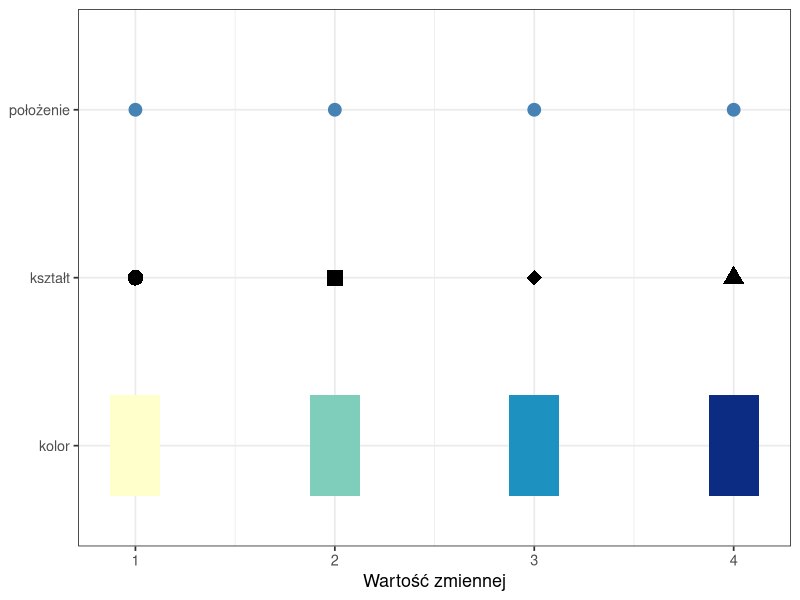
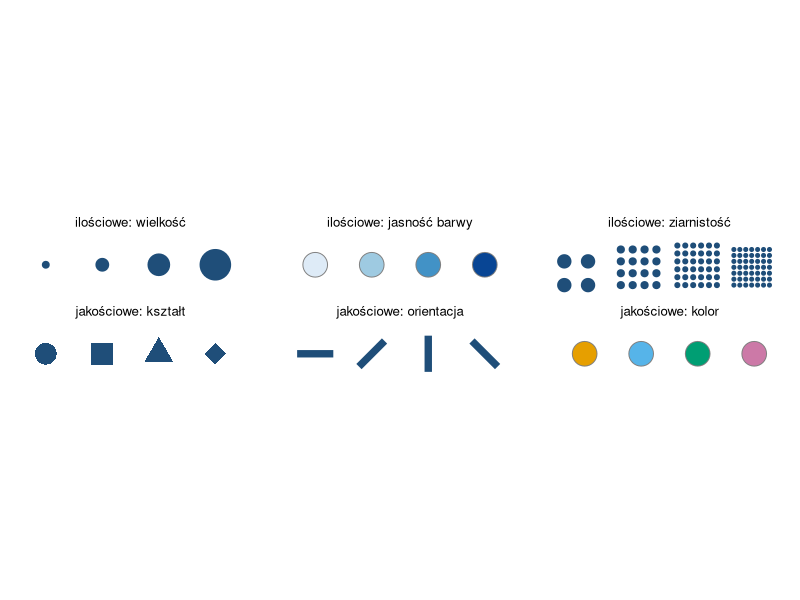
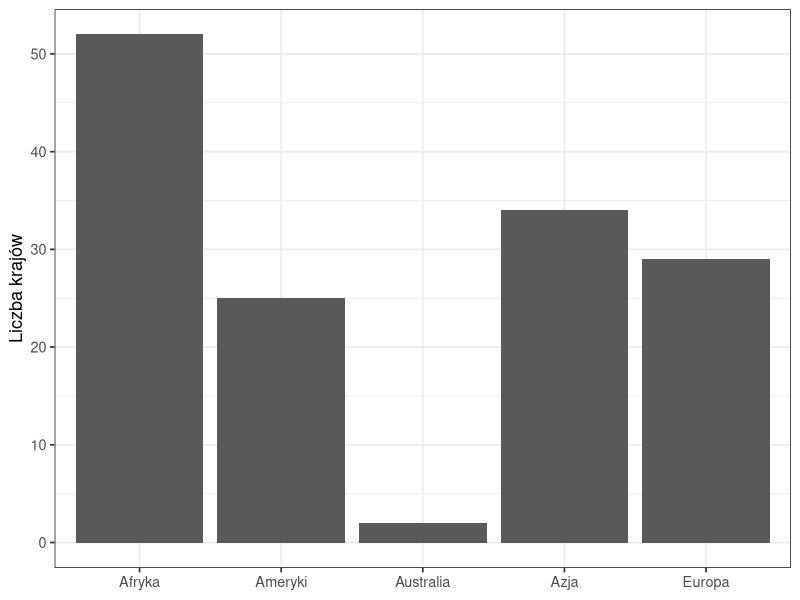
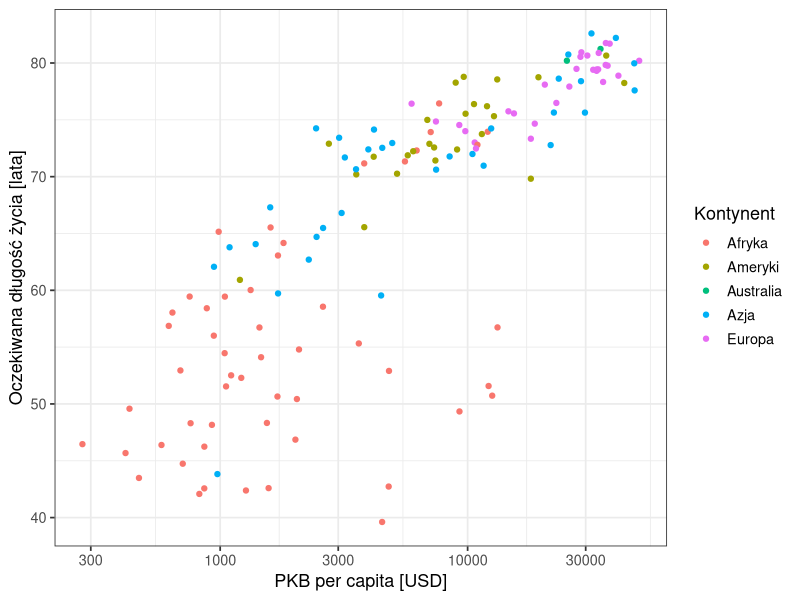

Write the R code that produced these figures, in order.
## ---- chunk 1
#| code-summary: "Kod: wczytanie pakietów i danych"
#| message: false
library(tidyverse)
dane <- read.csv("dane/gapminder_regions.csv", encoding = "UTF-8") |>
  mutate(across(where(is.character), as.factor))
dane2007 <- dane |>
  filter(year == 2007)
## ---- chunk 2
#| label: fig-gr-skala
#| fig-cap: "Skala: odwzorowanie czterech wartości na położenie, kształt i kolor; na podstawie: Wilke (2019, rozdz. 2)"
#| fig-height: 2.8
# ta sama wartość w trzech wierszach: położenie (punkt na osi), kształt i kolor
skala <- tibble(wartosc = 1:4)

ggplot(skala, aes(x = wartosc)) +
  geom_point(aes(y = "położenie"), colour = "steelblue", size = 4) +
  geom_point(aes(y = "kształt", shape = factor(wartosc)), size = 5, show.legend = FALSE) +
  geom_tile(aes(y = "kolor", fill = wartosc), width = 0.25, height = 0.6, show.legend = FALSE) +
  scale_shape_manual(values = c(16, 15, 18, 17)) +
  scale_fill_distiller(palette = "YlGnBu", direction = 1) +
  scale_y_discrete(limits = c("kolor", "kształt", "położenie")) +
  labs(x = "Wartość zmiennej", y = NULL) +
  theme_bw(base_size = 13)
## ---- chunk 3
#| label: fig-gr-zmienne
#| fig-cap: "Zmienne graficzne: górny wiersz — dane ilościowe, dolny wiersz — dane jakościowe"
#| fig-width: 9
#| fig-height: 3.6
# sześć paneli w ustalonej kolejności, po cztery znaki w każdym
panele <- c("ilościowe: wielkość", "ilościowe: jasność barwy", "ilościowe: ziarnistość",
            "jakościowe: kształt", "jakościowe: orientacja", "jakościowe: kolor")
znaki <- function(panel) tibble(x = 1:4, y = 0, panel = factor(panel, levels = panele))

# ziarnistość: ten sam udział koloru w kwadracie, coraz drobniejszy wzór punktów
ziarno <- map_dfr(1:4, function(k) {
  odstep <- 0.42 / k
  expand_grid(x = k + seq(-0.36, 0.36, by = odstep),
              y = seq(-0.36, 0.36, by = odstep)) |>
    mutate(wielkosc = 4.2 / k, panel = factor(panele[3], levels = panele))
})

# orientacja: odcinki tej samej długości pod różnymi kątami
katy <- c(0, 45, 90, 135) * pi / 180

ggplot() +
  geom_point(data = mutate(znaki(panele[1]), wielkosc = c(2, 4, 7, 10)),
             aes(x, y, size = wielkosc), colour = "#1f4e79") +
  geom_point(data = mutate(znaki(panele[2]), barwa = c("#deebf7", "#9ecae1", "#4292c6", "#084594")),
             aes(x, y, fill = barwa), shape = 21, size = 8, colour = "grey50") +
  geom_point(data = ziarno, aes(x, y, size = wielkosc), colour = "#1f4e79") +
  geom_point(data = mutate(znaki(panele[4]), znak = c(16, 15, 17, 18)),
             aes(x, y, shape = znak), size = 7, colour = "#1f4e79") +
  geom_segment(data = mutate(znaki(panele[5]),
                             x0 = x - 0.32 * cos(katy), y0 = -0.32 * sin(katy),
                             x1 = x + 0.32 * cos(katy), y1 = 0.32 * sin(katy)),
               aes(x = x0, y = y0, xend = x1, yend = y1), linewidth = 2.5, colour = "#1f4e79") +
  geom_point(data = mutate(znaki(panele[6]), barwa = c("#E69F00", "#56B4E9", "#009E73", "#CC79A7")),
             aes(x, y, fill = barwa), shape = 21, size = 8, colour = "grey50") +
  scale_size_identity() +
  scale_fill_identity() +
  scale_shape_identity() +
  coord_equal(xlim = c(0.4, 4.6), ylim = c(-0.5, 0.5)) +
  facet_wrap(~ panel, ncol = 3, drop = FALSE) +
  theme_void(base_size = 12) +
  theme(strip.text = element_text(margin = margin(b = 4)))
## ---- chunk 4
#| label: fig-gr-stat
#| fig-cap: "Liczba krajów na kontynentach w 2007 roku: wysokość słupka wyznacza przekształcenie statystyczne (zliczenie)"
#| fig-height: 4
# geom_bar() zlicza obserwacje w każdej kategorii zmiennej kontynent
ggplot(dane2007, aes(x = kontynent)) +
  geom_bar() +
  labs(x = NULL, y = "Liczba krajów") +
  theme_bw(base_size = 13)
## ---- chunk 5
#| label: fig-gr-przyklad
#| fig-cap: "Przykładowy wykres ggplot2; poszczególne składowe są opisane krok po kroku w @sec-gg-kroki"
#| code-fold: false
#| fig-height: 4.5
ggplot(data = dane2007, aes(x = gdpPercap, y = lifeExp,   # dane i mapowanie
                            colour = kontynent)) +
  geom_point() +                                          # obiekt geometryczny
  scale_x_log10() +                                       # skala osi x
  labs(x = "PKB per capita [USD]",                        # podpisy osi i legendy
       y = "Oczekiwana długość życia [lata]",
       colour = "Kontynent") +
  theme_bw(base_size = 13)                                # motyw
